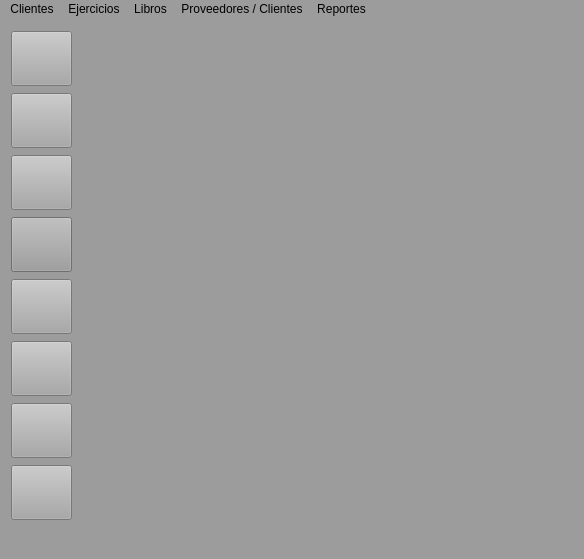
<?xml version="1.0" encoding="UTF-8"?>
<ui version="4.0">
 <class>MainWindow</class>
 <widget class="QMainWindow" name="MainWindow">
  <property name="geometry">
   <rect>
    <x>0</x>
    <y>0</y>
    <width>584</width>
    <height>559</height>
   </rect>
  </property>
  <property name="minimumSize">
   <size>
    <width>550</width>
    <height>450</height>
   </size>
  </property>
  <property name="maximumSize">
   <size>
    <width>1920</width>
    <height>1080</height>
   </size>
  </property>
  <property name="windowTitle">
   <string>Menu de inicio</string>
  </property>
  <property name="styleSheet">
   <string notr="true">font: 10pt &quot;Liberation Sans&quot;;
color: rgb(0, 0, 0);
background-color: rgb(156, 156, 156);
selection-background-color: rgb(164, 190, 221);
selection-color: rgb(0, 0, 0);</string>
  </property>
  <widget class="QWidget" name="centralWidget">
   <layout class="QGridLayout" name="gridLayout_2">
    <item row="0" column="0">
     <layout class="QGridLayout" name="gridLayout">
      <item row="0" column="0" rowspan="2">
       <layout class="QVBoxLayout" name="verticalLayout">
        <item>
         <widget class="QPushButton" name="btn_clientes">
          <property name="minimumSize">
           <size>
            <width>61</width>
            <height>55</height>
           </size>
          </property>
          <property name="maximumSize">
           <size>
            <width>61</width>
            <height>55</height>
           </size>
          </property>
          <property name="styleSheet">
           <string notr="true">background-color: rgb(123, 117, 154);
background-color: rgb(168, 168, 168);</string>
          </property>
          <property name="text">
           <string/>
          </property>
          <property name="icon">
           <iconset>
            <normaloff>Íconos/silueta-masculina-de-usuario.png</normaloff>Íconos/silueta-masculina-de-usuario.png</iconset>
          </property>
          <property name="iconSize">
           <size>
            <width>50</width>
            <height>50</height>
           </size>
          </property>
         </widget>
        </item>
        <item>
         <widget class="QPushButton" name="btn_ejercicios">
          <property name="minimumSize">
           <size>
            <width>61</width>
            <height>55</height>
           </size>
          </property>
          <property name="maximumSize">
           <size>
            <width>61</width>
            <height>55</height>
           </size>
          </property>
          <property name="styleSheet">
           <string notr="true">background-color: rgb(123, 117, 154);
background-color: rgb(168, 168, 168);</string>
          </property>
          <property name="text">
           <string/>
          </property>
          <property name="icon">
           <iconset>
            <normaloff>Íconos/calidad-de-la-pagina.png</normaloff>Íconos/calidad-de-la-pagina.png</iconset>
          </property>
          <property name="iconSize">
           <size>
            <width>50</width>
            <height>50</height>
           </size>
          </property>
         </widget>
        </item>
        <item>
         <widget class="QPushButton" name="btn_libros">
          <property name="minimumSize">
           <size>
            <width>61</width>
            <height>55</height>
           </size>
          </property>
          <property name="maximumSize">
           <size>
            <width>61</width>
            <height>55</height>
           </size>
          </property>
          <property name="styleSheet">
           <string notr="true">background-color: rgb(123, 117, 154);
background-color: rgb(168, 168, 168);</string>
          </property>
          <property name="text">
           <string/>
          </property>
          <property name="icon">
           <iconset>
            <normaloff>Íconos/herramientas-de-papel-y-lapiz.png</normaloff>Íconos/herramientas-de-papel-y-lapiz.png</iconset>
          </property>
          <property name="iconSize">
           <size>
            <width>50</width>
            <height>50</height>
           </size>
          </property>
         </widget>
        </item>
        <item>
         <widget class="QPushButton" name="btn_libro_ventas">
          <property name="minimumSize">
           <size>
            <width>61</width>
            <height>55</height>
           </size>
          </property>
          <property name="maximumSize">
           <size>
            <width>61</width>
            <height>55</height>
           </size>
          </property>
          <property name="styleSheet">
           <string notr="true"/>
          </property>
          <property name="text">
           <string/>
          </property>
          <property name="icon">
           <iconset>
            <normaloff>Íconos/casilla-y-boligrafo.png</normaloff>Íconos/casilla-y-boligrafo.png</iconset>
          </property>
          <property name="iconSize">
           <size>
            <width>50</width>
            <height>50</height>
           </size>
          </property>
         </widget>
        </item>
        <item>
         <widget class="QPushButton" name="btn_proveedores">
          <property name="minimumSize">
           <size>
            <width>61</width>
            <height>55</height>
           </size>
          </property>
          <property name="maximumSize">
           <size>
            <width>61</width>
            <height>55</height>
           </size>
          </property>
          <property name="styleSheet">
           <string notr="true">background-color: rgb(123, 117, 154);
background-color: rgb(168, 168, 168);</string>
          </property>
          <property name="text">
           <string/>
          </property>
          <property name="icon">
           <iconset>
            <normaloff>Íconos/tranvia.png</normaloff>Íconos/tranvia.png</iconset>
          </property>
          <property name="iconSize">
           <size>
            <width>50</width>
            <height>50</height>
           </size>
          </property>
         </widget>
        </item>
        <item>
         <widget class="QPushButton" name="btn_reporte_diario">
          <property name="minimumSize">
           <size>
            <width>61</width>
            <height>55</height>
           </size>
          </property>
          <property name="maximumSize">
           <size>
            <width>61</width>
            <height>55</height>
           </size>
          </property>
          <property name="styleSheet">
           <string notr="true">background-color: rgb(123, 117, 154);
background-color: rgb(168, 168, 168);</string>
          </property>
          <property name="text">
           <string/>
          </property>
          <property name="icon">
           <iconset>
            <normaloff>Íconos/documento-financiero.png</normaloff>Íconos/documento-financiero.png</iconset>
          </property>
          <property name="iconSize">
           <size>
            <width>50</width>
            <height>50</height>
           </size>
          </property>
         </widget>
        </item>
        <item>
         <widget class="QPushButton" name="btn_reporte_saldos">
          <property name="minimumSize">
           <size>
            <width>61</width>
            <height>55</height>
           </size>
          </property>
          <property name="maximumSize">
           <size>
            <width>61</width>
            <height>55</height>
           </size>
          </property>
          <property name="styleSheet">
           <string notr="true">background-color: rgb(123, 117, 154);
background-color: rgb(168, 168, 168);</string>
          </property>
          <property name="text">
           <string/>
          </property>
          <property name="icon">
           <iconset>
            <normaloff>Íconos/calculadora.png</normaloff>Íconos/calculadora.png</iconset>
          </property>
          <property name="iconSize">
           <size>
            <width>50</width>
            <height>50</height>
           </size>
          </property>
         </widget>
        </item>
        <item>
         <widget class="QPushButton" name="btn_reporte_mayor">
          <property name="minimumSize">
           <size>
            <width>61</width>
            <height>55</height>
           </size>
          </property>
          <property name="maximumSize">
           <size>
            <width>61</width>
            <height>55</height>
           </size>
          </property>
          <property name="styleSheet">
           <string notr="true">background-color: rgb(123, 117, 154);
background-color: rgb(168, 168, 168);</string>
          </property>
          <property name="text">
           <string/>
          </property>
          <property name="icon">
           <iconset>
            <normaloff>Íconos/maquina-de-facturacion-electronica-con-escaner.png</normaloff>Íconos/maquina-de-facturacion-electronica-con-escaner.png</iconset>
          </property>
          <property name="iconSize">
           <size>
            <width>50</width>
            <height>50</height>
           </size>
          </property>
         </widget>
        </item>
       </layout>
      </item>
      <item row="0" column="1">
       <spacer name="horizontalSpacer">
        <property name="orientation">
         <enum>Qt::Horizontal</enum>
        </property>
        <property name="sizeHint" stdset="0">
         <size>
          <width>40</width>
          <height>20</height>
         </size>
        </property>
       </spacer>
      </item>
      <item row="1" column="2">
       <widget class="QLabel" name="label">
        <property name="minimumSize">
         <size>
          <width>161</width>
          <height>21</height>
         </size>
        </property>
        <property name="maximumSize">
         <size>
          <width>161</width>
          <height>21</height>
         </size>
        </property>
        <property name="text">
         <string/>
        </property>
        <property name="pixmap">
         <pixmap>Íconos/logoslamqt_blanco.png</pixmap>
        </property>
        <property name="scaledContents">
         <bool>true</bool>
        </property>
       </widget>
      </item>
     </layout>
    </item>
   </layout>
   <zorder></zorder>
  </widget>
  <widget class="QMenuBar" name="menuBar">
   <property name="geometry">
    <rect>
     <x>0</x>
     <y>0</y>
     <width>584</width>
     <height>20</height>
    </rect>
   </property>
   <widget class="QMenu" name="menuCLIENTE">
    <property name="title">
     <string>Clientes</string>
    </property>
    <addaction name="actionClientes"/>
   </widget>
   <widget class="QMenu" name="menuASIENTOS">
    <property name="title">
     <string>Ejercicios</string>
    </property>
    <widget class="QMenu" name="menuCuentas">
     <property name="title">
      <string>Cuentas</string>
     </property>
     <addaction name="actionBuscar_Cuenta"/>
    </widget>
    <addaction name="actionEjercicio"/>
    <addaction name="actionNuevo_Ejercicio"/>
    <addaction name="menuCuentas"/>
    <addaction name="actionAsiento"/>
    <addaction name="actionPlan_Cuentas"/>
    <addaction name="actionInflacion"/>
    <addaction name="separator"/>
    <addaction name="actionBalancear_Asientos"/>
   </widget>
   <widget class="QMenu" name="menuREPORTES">
    <property name="title">
     <string>Reportes</string>
    </property>
    <addaction name="actionLibro_Diario_General"/>
    <addaction name="actionSumas_y_Saldos"/>
    <addaction name="actionLibro_Mayor_2"/>
   </widget>
   <widget class="QMenu" name="menuCUENTAS">
    <property name="title">
     <string>Proveedores / Clientes</string>
    </property>
    <addaction name="actionAlta_de_proveedores"/>
   </widget>
   <widget class="QMenu" name="menuLIBROS">
    <property name="title">
     <string>Libros</string>
    </property>
    <widget class="QMenu" name="menuLibro_IVA_Compras">
     <property name="title">
      <string>Libro IVA Compras</string>
     </property>
     <addaction name="actionNuevo_2"/>
     <addaction name="actionBuscar"/>
    </widget>
    <widget class="QMenu" name="menuLibro_IVA_Ventas">
     <property name="title">
      <string>Libro IVA Ventas</string>
     </property>
     <addaction name="actionNuevo"/>
     <addaction name="actionBuscar_2"/>
    </widget>
    <addaction name="separator"/>
    <addaction name="menuLibro_IVA_Compras"/>
    <addaction name="menuLibro_IVA_Ventas"/>
   </widget>
   <addaction name="menuCLIENTE"/>
   <addaction name="menuASIENTOS"/>
   <addaction name="menuLIBROS"/>
   <addaction name="menuCUENTAS"/>
   <addaction name="menuREPORTES"/>
  </widget>
  <widget class="QStatusBar" name="statusBar"/>
  <action name="actionEjercicio">
   <property name="text">
    <string>Buscar  Ejercicio </string>
   </property>
  </action>
  <action name="actionLIBRO_DIARIO">
   <property name="text">
    <string>Libro diario</string>
   </property>
  </action>
  <action name="actionClientes">
   <property name="text">
    <string>Clientes / Empresa</string>
   </property>
  </action>
  <action name="actionNuevo_Ejercicio">
   <property name="text">
    <string>Nuevo Ejercicio</string>
   </property>
  </action>
  <action name="actionLibro_IVA_Ventas">
   <property name="text">
    <string>Libro IVA Ventas</string>
   </property>
  </action>
  <action name="actionLibro_IVA_Compras">
   <property name="text">
    <string>Libro IVA Compras</string>
   </property>
  </action>
  <action name="actionLibro_Mayor">
   <property name="text">
    <string>Libro Mayor</string>
   </property>
  </action>
  <action name="actionLibro_Diario_General">
   <property name="text">
    <string>Libro Diario General</string>
   </property>
  </action>
  <action name="actionSumas_y_Saldos">
   <property name="text">
    <string>Sumas y Saldos</string>
   </property>
  </action>
  <action name="actionAlta_de_proveedores">
   <property name="text">
    <string>Alta de proveedores / clientes</string>
   </property>
  </action>
  <action name="actionNuevo">
   <property name="text">
    <string>Nuevo</string>
   </property>
  </action>
  <action name="actionBuscar_Cuenta">
   <property name="text">
    <string>Buscar Cuenta</string>
   </property>
  </action>
  <action name="actionPlan_Cuentas">
   <property name="text">
    <string>Plan de Cuentas</string>
   </property>
  </action>
  <action name="actionAsiento">
   <property name="text">
    <string>Asiento</string>
   </property>
  </action>
  <action name="actionBuscar">
   <property name="text">
    <string>Buscar</string>
   </property>
  </action>
  <action name="actionLIBRO_MAYOR">
   <property name="text">
    <string>LIBRO MAYOR</string>
   </property>
  </action>
  <action name="actionNuevo_2">
   <property name="text">
    <string>Nuevo</string>
   </property>
  </action>
  <action name="actionBuscar_2">
   <property name="text">
    <string>Buscar</string>
   </property>
  </action>
  <action name="actionLibro_Mayor_2">
   <property name="text">
    <string>Libro Mayor</string>
   </property>
  </action>
  <action name="actionNueva_Cuenta">
   <property name="text">
    <string>Nueva Cuenta</string>
   </property>
  </action>
  <action name="actionInflacion">
   <property name="text">
    <string>Inflacion</string>
   </property>
  </action>
  <action name="actionBalancear_Asientos">
   <property name="text">
    <string>Balancear Asientos</string>
   </property>
  </action>
 </widget>
 <layoutdefault spacing="6" margin="11"/>
 <tabstops>
  <tabstop>btn_clientes</tabstop>
  <tabstop>btn_ejercicios</tabstop>
 </tabstops>
 <resources/>
 <connections/>
</ui>
